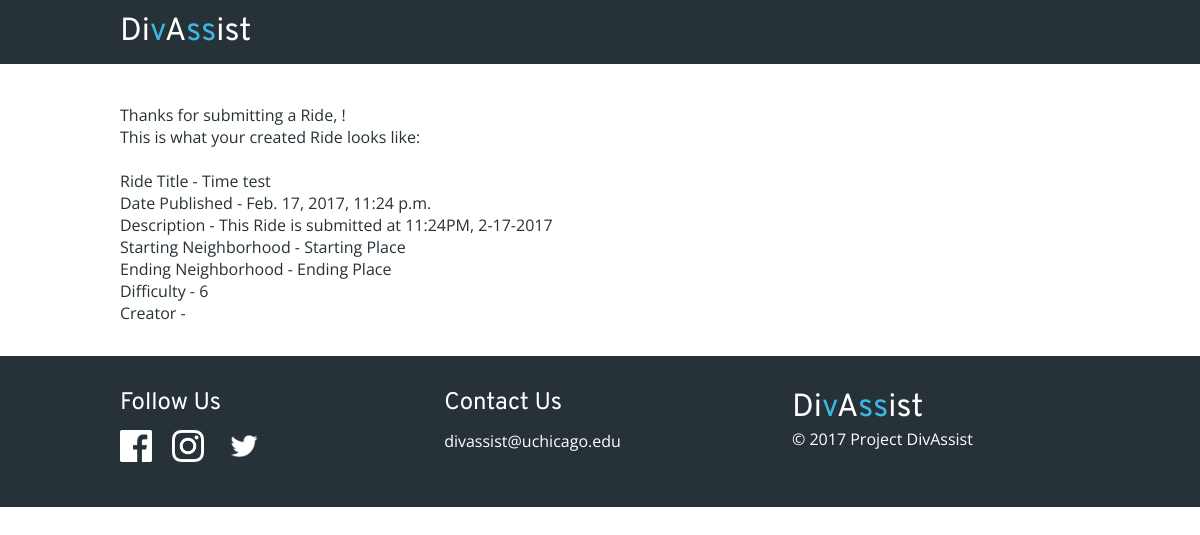
The page /rides/ride_created/ on the database its author committed.
### divassist_web/models.py (models this page shows, shortened)
class Ride(models.Model):
    title_text = models.CharField(max_length=200)
    pub_date = models.DateTimeField('date published')
    desc_text = models.CharField('description', max_length=2000)
    s_neighborhood = models.CharField('start neighborhood', max_length=200)
    e_neighborhood = models.CharField('end neighborhood', max_length=200)
    difficulty = models.IntegerField()
    owner = models.ForeignKey(UserProfile)

### divassist_web/views.py (the view)
# urls.py: url(r'^rides/ride_created/$', ride_created),
def ride_created(request):
    return render(request, 'divassist_web/rides/ride_created.html', {
        'user': request.user,
        'ride': Ride.objects.last()
    })

### divassist_web/templates/divassist_web/rides/ride_created.html (shortened to what this page needs)
{% extends "base.html" %}
{% block content %}
    <p>Thanks for submitting a Ride, {{ user.username }}!</p>
    <p>This is what your created Ride looks like:</p>
    <br>
    <p>Ride Title - {{ ride.title_text }}</p>
    <p>Date Published - {{ ride.pub_date }}</p>
    <p>Description - {{ ride.desc_text }}</p>
    <p>Starting Neighborhood - {{ ride.s_neighborhood }}</p>
    <p>Ending Neighborhood - {{ ride.e_neighborhood }}</p>
    <p>Difficulty - {{ ride.difficulty }}</p>
    <p>Creator - {{ ride.owner.username }}</p>
{% endblock %}

### divassist/static/general.css (style rules this page uses)
body, p, div, img, a, input { margin: 0; padding: 0; font-family: 'Open Sans', sans-serif; color: #263238; }
#footer, nav, body { min-width: 860px; }

### rows shown on the page
Ride: title_text "Time test", pub_date "Feb. 17, 2017, 11:24 p.m.", desc_text "This Ride is submitted at 11:24PM, 2-17-2017", s_neighborhood "Starting Place", e_neighborhood "Ending Place", difficulty "6"
